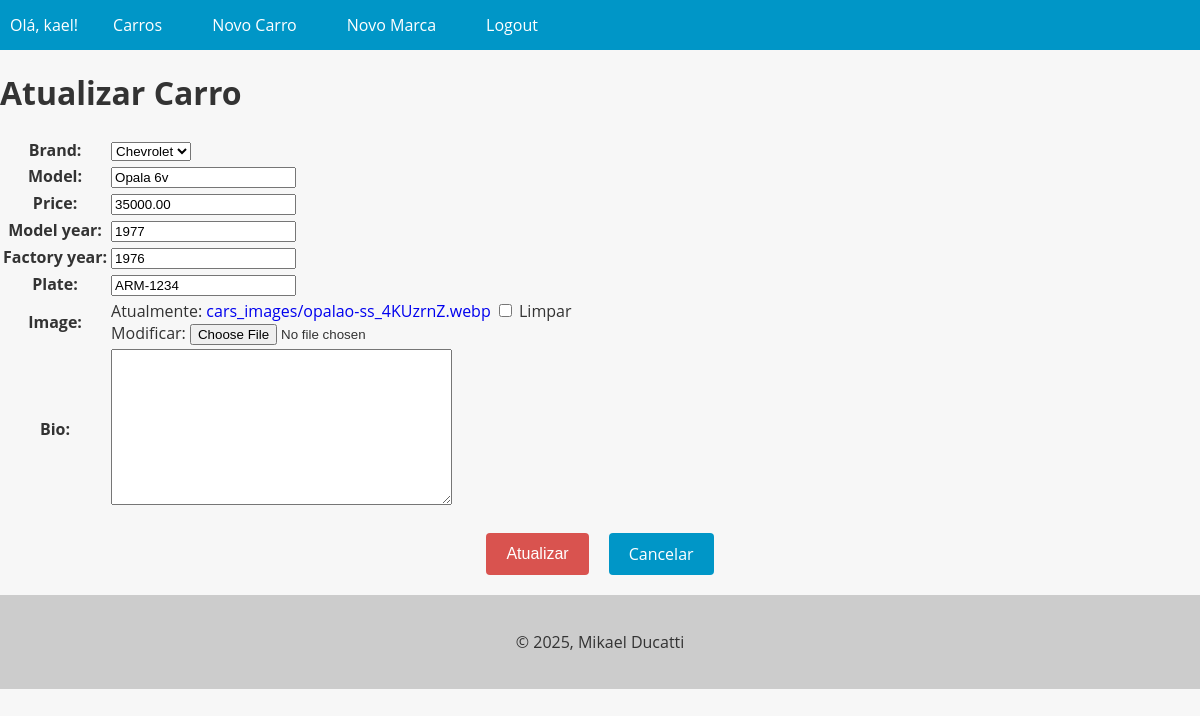
The page /car/2/update/ (signed in) on the database as committed earlier.
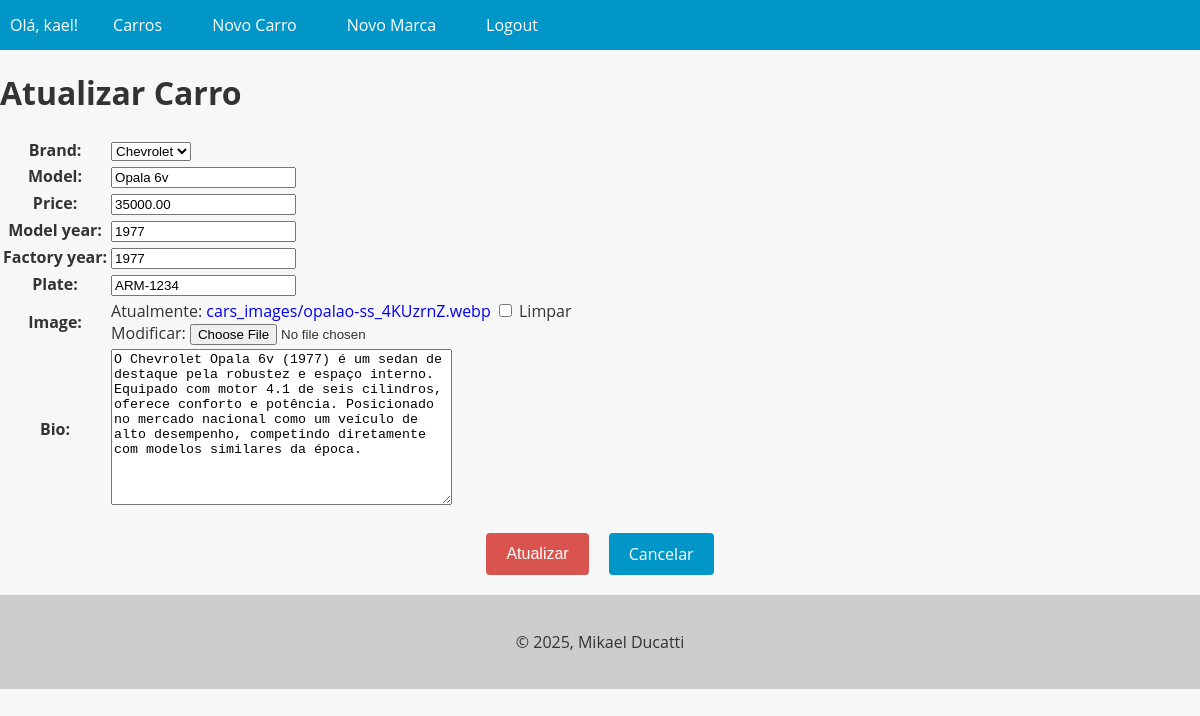
The same page on the database as committed later.
### cars/models.py (models this page shows, shortened)
class Car(models.Model):
    id = models.AutoField(primary_key=True)
    model = models.CharField(max_length=200)
    factory_year = models.IntegerField(blank=True, null=True)
    model_year = models.IntegerField(blank=True, null=True)
    plate = models.CharField(max_length=10, blank=True, null=True)
    image = models.ImageField(upload_to="cars_images/", blank=True, null=True)
    price = models.DecimalField(max_digits=20, decimal_places=2, blank=True, null=True)
    bio = models.TextField(blank=True, null=True)
    brand = models.ForeignKey(Brand, on_delete=models.PROTECT, related_name="car_brand")

### cars/views.py (the view, shortened to what this page needs)
# urls.py: path("car/<int:pk>/update/", UpdateCarView.as_view(), name="car_update"),
@method_decorator(login_required(login_url="login"), name="dispatch")
class UpdateCarView(UpdateView):
    model = Car
    form_class = CarForm
    template_name = "update_car.html"
    success_url = reverse_lazy("cars_list")
    def get_context_data(self, **kwargs):
        context = super().get_context_data(**kwargs)
        context["update_car_form"] = context["form"]
        return context

### cars/forms.py (shortened to what this page needs)
class CarForm(forms.ModelForm):
    class Meta:
        model = Car
        fields: ClassVar[list[str]] = [
            "brand",
            "model",
            "price",
            "model_year",
            "factory_year",
            "plate",
            "image",
            "bio",
        ]

### cars/models.py (called while the page is built)
    def __str__(self):
        return str(self.name)

### cars/templates/update_car.html (shortened to what this page needs)
{% extends "base.html" %}
{% block content %}
    <h1>Atualizar Carro</h1>
    <form method="POST" enctype="multipart/form-data">
        <table>
            {{ update_car_form.as_table }}
        </table>
        <div class="buttons-container">
            <input type="submit" value="Atualizar" class="btn btn-danger">
            <a href="{% url 'car_detail' pk=object.pk %}" class="btn btn-secondary">Cancelar</a>
        </div>
    </form>
{% endblock content %}

Rows that differ between the two databases and show on the page:
changed Car "Chevrolet": factory_year "1976" → "1977"; bio (not shown) → "O Chevrolet Opala 6v (1977) é um sedan de destaque pela robustez e espaço interno. Equipado com motor 4.1 de seis cilindros, oferece conforto e potência. Posicionado no mercado nacional como um veículo de alto desempenho, competindo diretamente com modelos similares da época."
